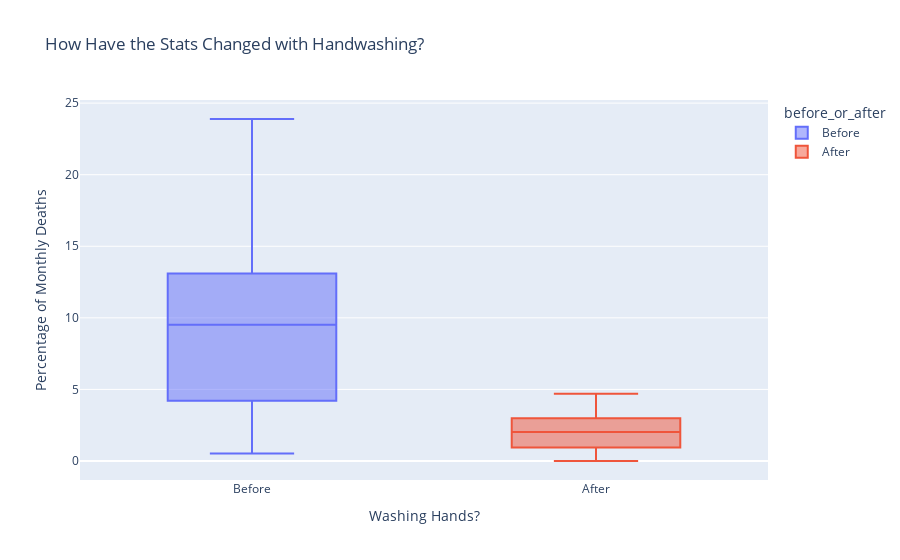

Notebook cell for this chart:
### Code cell
box = px.box(df_monthly, 
             x='before_or_after', 
             y='pct_deaths',
             color='before_or_after',
             title='How Have the Stats Changed with Handwashing?')
 
box.update_layout(xaxis_title='Washing Hands?',
                  yaxis_title='Percentage of Monthly Deaths',)
 
box.show()

### Figure 1 — Plotly figure (JSON) as saved in the notebook; plotly's stock layout.template omitted (floating-point values rounded to 4 significant figures)
{"data": [{"alignmentgroup": "True", "hovertemplate": "before_or_after=%{x}<br>pct_deaths=%{y}<extra></extra>", "legendgroup": "Before", "marker": {"color": "#636efa"}, "name": "Before", "notched": false, "offsetgroup": "Before", "orientation": "v", "showlegend": true, "type": "box", "x": ["Before", "Before", "Before", "Before", "Before", "Before", "Before", "Before", "Before", "Before", "Before", "Before", "Before", "Before", "Before", "Before", "Before", "Before", "Before", "Before", "Before", "Before", "Before", "Before", "Before", "Before", "Before", "Before", "Before", "Before", "Before", "Before", "Before", "Before", "Before", "Before", "Before", "Before", "Before", "Before", "Before", "Before", "Before", "Before", "Before", "Before", "Before", "Before", "Before", "Before", "Before", "Before", "Before", "Before", "Before", "Before", "Before", "Before", "Before", "Before", "Before", "Before", "Before", "Before", "Before", "Before", "Before", "Before", "Before", "Before", "Before", "Before", "Before", "Before", "Before", "Before"], "x0": " ", "xaxis": "x", "y": [12.71, 7.0, 4.15, 1.54, 0.78, 4.76, 7.77, 1.33, 1.84, 9.92, 18.4, 17.25, 10.89, 9.28, 9.7, 3.12, 6.19, 17.2, 20.3, 15.53, 22.68, 18.68, 23.89, 16.05, 13.77, 11.04, 10.66, 5.75, 3.92, 0.52, 1.53, 2.21, 14.97, 6.67, 7.45, 13.17, 10.14, 14.55, 14.75, 5.51, 2.61, 4.19, 5.94, 1.21, 3.12, 9.93, 9.54, 7.06, 4.53, 4.26, 4.06, 4.21, 6.67, 5.77, 3.46, 9.54, 12.92, 9.86, 9.49, 11.81, 15.32, 13.37, 15.95, 11.85, 9.22, 11.58, 15.29, 12.58, 13.01, 9.73, 5.1, 3.12, 1.89, 3.48, 15.45, 10.91], "y0": " ", "yaxis": "y"}, {"alignmentgroup": "True", "hovertemplate": "before_or_after=%{x}<br>pct_deaths=%{y}<extra></extra>", "legendgroup": "After", "marker": {"color": "#EF553B"}, "name": "After", "notched": false, "offsetgroup": "After", "orientation": "v", "showlegend": true, "type": "box", "x": ["After", "After", "After", "After", "After", "After", "After", "After", "After", "After", "After", "After", "After", "After", "After", "After", "After", "After", "After", "After", "After", "After"], "x0": " ", "xaxis": "x", "y": [2.19, 1.19, 1.86, 4.38, 3.81, 4.28, 2.85, 3.41, 0.68, 0.0, 0.65, 0.95, 1.12, 0.37, 0.0, 0.95, 2.29, 2.82, 1.32, 2.18, 2.99, 4.69], "y0": " ", "yaxis": "y"}], "layout": {"boxmode": "overlay", "legend": {"title": {"text": "before_or_after"}, "tracegroupgap": 0}, "title": {"text": "How Have the Stats Changed with Handwashing?"}, "xaxis": {"anchor": "y", "categoryarray": ["Before", "After"], "categoryorder": "array", "domain": [0, 1], "title": {"text": "Washing Hands?"}}, "yaxis": {"anchor": "x", "domain": [0, 1], "title": {"text": "Percentage of Monthly Deaths"}}}}
